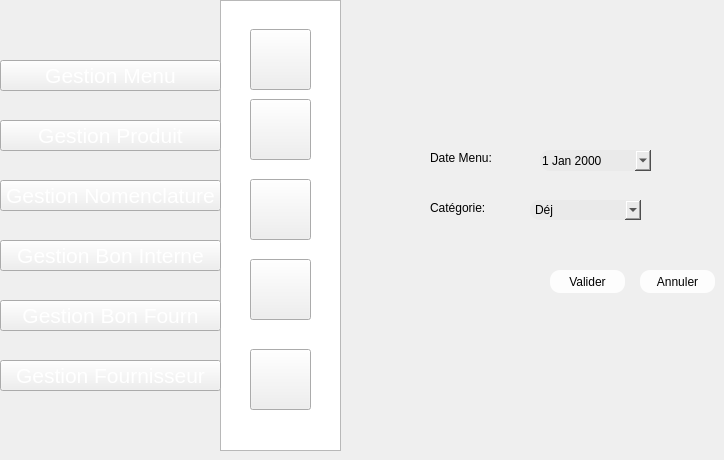
   <widget class="QWidget" name="page_31">
    <widget class="QPushButton" name="pushButton_223">
     <property name="geometry">
      <rect>
       <x>250</x>
       <y>259</y>
       <width>61</width>
       <height>61</height>
      </rect>
     </property>
     <property name="styleSheet">
      <string notr="true">image: url(:/new/prefix1/img/icon-supp2 (1).png);</string>
     </property>
     <property name="text">
      <string/>
     </property>
    </widget>
    <widget class="QPushButton" name="pushButton_232">
     <property name="geometry">
      <rect>
       <x>250</x>
       <y>99</y>
       <width>61</width>
       <height>61</height>
      </rect>
     </property>
     <property name="styleSheet">
      <string notr="true">image: url(:/new/prefix1/img/icon-modif2 (1).png);</string>
     </property>
     <property name="text">
      <string/>
     </property>
    </widget>
    <widget class="QListView" name="listView_22">
     <property name="geometry">
      <rect>
       <x>220</x>
       <y>0</y>
       <width>121</width>
       <height>451</height>
      </rect>
     </property>
     <property name="styleSheet">
      <string notr="true">background-image: url(:/new/prefix1/img/selected.png);</string>
     </property>
    </widget>
    <widget class="QPushButton" name="pushButton_233">
     <property name="geometry">
      <rect>
       <x>250</x>
       <y>179</y>
       <width>61</width>
       <height>61</height>
      </rect>
     </property>
     <property name="styleSheet">
      <string notr="true">image: url(:/new/prefix1/img/icon-afficher2.png);</string>
     </property>
     <property name="text">
      <string/>
     </property>
    </widget>
    <widget class="QPushButton" name="pushButton_234">
     <property name="geometry">
      <rect>
       <x>250</x>
       <y>349</y>
       <width>61</width>
       <height>61</height>
      </rect>
     </property>
     <property name="styleSheet">
      <string notr="true">image: url(:/new/prefix1/img/aa.png);</string>
     </property>
     <property name="text">
      <string/>
     </property>
    </widget>
    <widget class="QPushButton" name="pushButton_235">
     <property name="geometry">
      <rect>
       <x>250</x>
       <y>29</y>
       <width>61</width>
       <height>61</height>
      </rect>
     </property>
     <property name="styleSheet">
      <string notr="true">image: url(:/new/prefix1/img/icon-ajout2.png);
background-image: url(:/new/prefix1/img/bg.png);</string>
     </property>
     <property name="text">
      <string/>
     </property>
    </widget>
    <widget class="QDateEdit" name="dateEdit_5">
     <property name="geometry">
      <rect>
       <x>540</x>
       <y>150</y>
       <width>111</width>
       <height>21</height>
      </rect>
     </property>
     <property name="styleSheet">
      <string notr="true">font: 9pt &quot;MS Reference Sans Serif&quot;;
                                     border-radius: 10px;
background-color: rgb(234, 234, 234);
</string>
     </property>
     <property name="calendarPopup">
      <bool>true</bool>
     </property>
    </widget>
    <widget class="QLabel" name="label_5">
     <property name="geometry">
      <rect>
       <x>430</x>
       <y>198</y>
       <width>71</width>
       <height>20</height>
      </rect>
     </property>
     <property name="styleSheet">
      <string notr="true">                                     border-radius: 10px;
font: 9pt &quot;MS Reference Sans Serif&quot;;

</string>
     </property>
     <property name="text">
      <string>Catégorie:</string>
     </property>
    </widget>
    <widget class="QComboBox" name="comboBox_28">
     <property name="geometry">
      <rect>
       <x>530</x>
       <y>200</y>
       <width>111</width>
       <height>20</height>
      </rect>
     </property>
     <property name="styleSheet">
      <string notr="true">font: 9pt &quot;MS Reference Sans Serif&quot;;
                                     border-radius: 10px;
background-color: rgb(234, 234, 234);
</string>
     </property>
     <item>
      <property name="text">
       <string>Déj</string>
      </property>
     </item>
     <item>
      <property name="text">
       <string>Petit Déj</string>
      </property>
     </item>
     <item>
      <property name="text">
       <string>Dinner</string>
      </property>
     </item>
    </widget>
    <widget class="QPushButton" name="pushButton_61">
     <property name="geometry">
      <rect>
       <x>640</x>
       <y>270</y>
       <width>75</width>
       <height>23</height>
      </rect>
     </property>
     <property name="styleSheet">
      <string notr="true">                                         border-radius: 10px;
background-color: rgb(253, 253, 253);
                                        </string>
     </property>
     <property name="text">
      <string>Annuler</string>
     </property>
    </widget>
    <widget class="QPushButton" name="pushButton_suppmenu">
     <property name="geometry">
      <rect>
       <x>550</x>
       <y>270</y>
       <width>75</width>
       <height>23</height>
      </rect>
     </property>
     <property name="styleSheet">
      <string notr="true">                                         border-radius: 10px;
background-color: rgb(253, 253, 253);
                                        </string>
     </property>
     <property name="text">
      <string>Valider</string>
     </property>
    </widget>
    <widget class="QLabel" name="label_70">
     <property name="geometry">
      <rect>
       <x>430</x>
       <y>147</y>
       <width>81</width>
       <height>21</height>
      </rect>
     </property>
     <property name="styleSheet">
      <string notr="true">                                     border-radius: 10px;
font: 9pt &quot;MS Reference Sans Serif&quot;;

</string>
     </property>
     <property name="text">
      <string>Date Menu:</string>
     </property>
    </widget>
    <widget class="QPushButton" name="pushButton_281">
     <property name="geometry">
      <rect>
       <x>0</x>
       <y>180</y>
       <width>221</width>
       <height>31</height>
      </rect>
     </property>
     <property name="font">
      <font>
       <pointsize>16</pointsize>
       <weight>50</weight>
       <bold>false</bold>
      </font>
     </property>
     <property name="styleSheet">
      <string notr="true">color: rgb(255, 255, 255);

</string>
     </property>
     <property name="text">
      <string>Gestion Nomenclature</string>
     </property>
    </widget>
    <widget class="QPushButton" name="pushButton_282">
     <property name="geometry">
      <rect>
       <x>0</x>
       <y>360</y>
       <width>221</width>
       <height>31</height>
      </rect>
     </property>
     <property name="font">
      <font>
       <pointsize>16</pointsize>
       <weight>50</weight>
       <bold>false</bold>
      </font>
     </property>
     <property name="styleSheet">
      <string notr="true">color: rgb(255, 255, 255);

</string>
     </property>
     <property name="text">
      <string>Gestion Fournisseur</string>
     </property>
    </widget>
    <widget class="QPushButton" name="pushButton_283">
     <property name="geometry">
      <rect>
       <x>0</x>
       <y>120</y>
       <width>221</width>
       <height>31</height>
      </rect>
     </property>
     <property name="font">
      <font>
       <pointsize>16</pointsize>
       <weight>50</weight>
       <bold>false</bold>
      </font>
     </property>
     <property name="styleSheet">
      <string notr="true">color: rgb(255, 255, 255);

</string>
     </property>
     <property name="text">
      <string>Gestion Produit</string>
     </property>
    </widget>
    <widget class="QPushButton" name="pushButton_285">
     <property name="geometry">
      <rect>
       <x>0</x>
       <y>300</y>
       <width>221</width>
       <height>31</height>
      </rect>
     </property>
     <property name="font">
      <font>
       <pointsize>16</pointsize>
       <weight>50</weight>
       <bold>false</bold>
      </font>
     </property>
     <property name="styleSheet">
      <string notr="true">color: rgb(255, 255, 255);

</string>
     </property>
     <property name="text">
      <string>Gestion Bon Fourn</string>
     </property>
    </widget>
    <widget class="QPushButton" name="pushButton_284">
     <property name="geometry">
      <rect>
       <x>0</x>
       <y>240</y>
       <width>221</width>
       <height>31</height>
      </rect>
     </property>
     <property name="font">
      <font>
       <pointsize>16</pointsize>
       <weight>50</weight>
       <bold>false</bold>
      </font>
     </property>
     <property name="styleSheet">
      <string notr="true">color: rgb(255, 255, 255);

</string>
     </property>
     <property name="text">
      <string>Gestion Bon Interne</string>
     </property>
    </widget>
    <widget class="QPushButton" name="pushButton_286">
     <property name="geometry">
      <rect>
       <x>0</x>
       <y>60</y>
       <width>221</width>
       <height>31</height>
      </rect>
     </property>
     <property name="font">
      <font>
       <pointsize>16</pointsize>
       <weight>50</weight>
       <bold>false</bold>
      </font>
     </property>
     <property name="styleSheet">
      <string notr="true">color: rgb(255, 255, 255);

</string>
     </property>
     <property name="text">
      <string>Gestion Menu</string>
     </property>
    </widget>
    <zorder>listView_22</zorder>
    <zorder>pushButton_223</zorder>
    <zorder>pushButton_232</zorder>
    <zorder>pushButton_233</zorder>
    <zorder>pushButton_234</zorder>
    <zorder>pushButton_235</zorder>
    <zorder>dateEdit_5</zorder>
    <zorder>label_5</zorder>
    <zorder>comboBox_28</zorder>
    <zorder>pushButton_61</zorder>
    <zorder>pushButton_suppmenu</zorder>
    <zorder>label_70</zorder>
    <zorder>pushButton_281</zorder>
    <zorder>pushButton_282</zorder>
    <zorder>pushButton_283</zorder>
    <zorder>pushButton_285</zorder>
    <zorder>pushButton_284</zorder>
    <zorder>pushButton_286</zorder>
   </widget>
